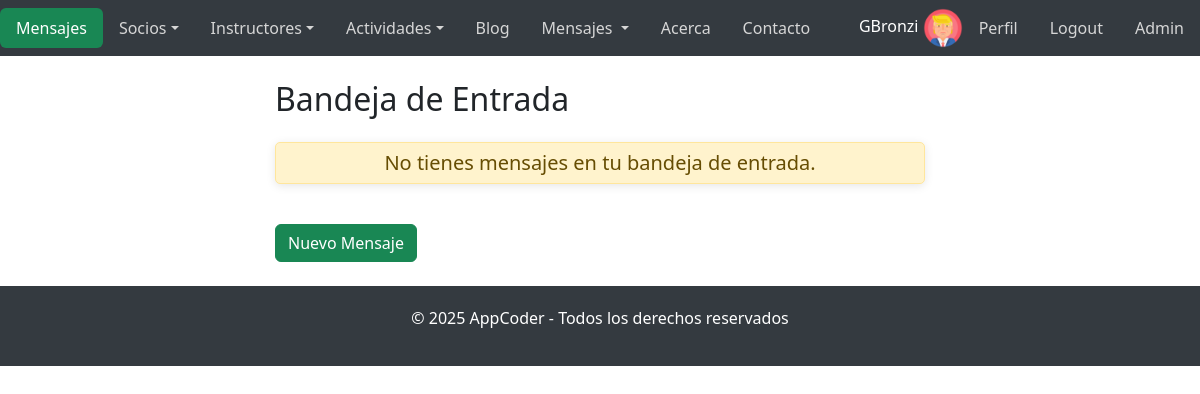
The app's page /messages/inbox/ (signed in), older data.
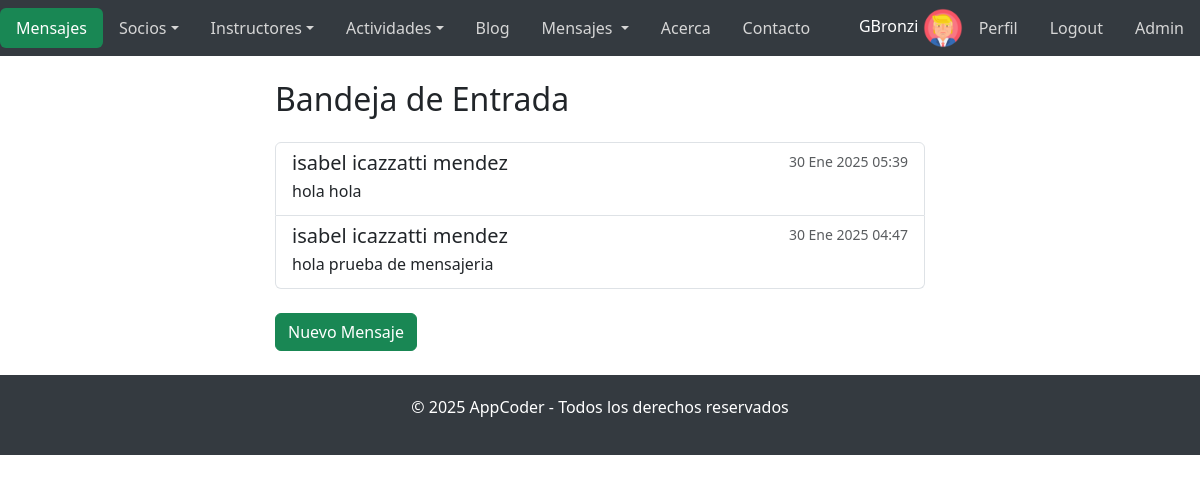
The same page, newer data.
### AppMessages/models.py (models this page shows, shortened)
class Message(models.Model):
    sender = models.ForeignKey(User, related_name='sent_messages', on_delete=models.CASCADE) # Remitente del mensaje (Usuario que envía)
    receiver = models.ForeignKey(User, related_name='received_messages', on_delete=models.CASCADE) # Destinatario del mensaje (Usuario que recibe)
    content = models.TextField() # Contenido del mensaje
    timestamp = models.DateTimeField(auto_now_add=True) # Fecha y hora de envío (se asigna automáticamente al crear el mensaje)
    is_read = models.BooleanField(default=False) # Estado de lectura del mensaje (False por defecto)
    class Meta:
        ordering = ['-timestamp']  # Ordenar los mensajes más recientes primero

### AppMessages/views.py (the view)
# urls.py: path('inbox/', InboxView, name='inbox'),
@login_required
def InboxView(request):
    received_messages = Message.objects.filter(receiver=request.user).order_by('-timestamp')  # Mensajes ordenados por fecha
    unread_count = Message.objects.filter(receiver=request.user, is_read=False).count()  # Contador de mensajes no leídos
    return render(request, 'AppMessages/inbox.html', {
        'received_messages': received_messages,
        'unread_count': unread_count
    })

### AppMessages/templates/AppMessages/inbox.html (shortened to what this page needs)
{% extends 'base.html' %}
{% load static %}
{% block cuerpo %}
    <div class="container my-4">
        <h2 class="mb-4">Bandeja de Entrada</h2>
        <div class="list-group">
            {% for message in received_messages %}
                <a href="{% url 'AppMessages:message_detail' message.id %}" class="list-group-item list-group-item-action">
                    <div class="d-flex w-100 justify-content-between">
                        <h5 class="mb-1">{{ message.sender.get_full_name }}</h5>
                        <small class="text-muted">{{ message.timestamp|date:"d M Y H:i" }}</small>
                    </div>
                    <p class="mb-1">{{ message.content|truncatewords:15 }}</p>
                </a>
            {% empty %}
                <p class="alert alert-warning">No tienes mensajes en tu bandeja de entrada.</p>
            {% endfor %}
        </div>
        <div class="mt-4">
            <a href="{% url 'AppMessages:send_message' %}" class="btn btn-success">Nuevo Mensaje</a>
        </div>
    </div>
{% endblock %}

Row changes from the older to the newer data that the page shows:
added Message: sender.get_full_name "isabel icazzatti mendez", timestamp "30 Ene 2025 05:39", content "hola hola"
added Message: sender.get_full_name "isabel icazzatti mendez", timestamp "30 Ene 2025 04:47", content "hola prueba de mensajeria"
Text that changed along with them:
text no longer shown: "No tienes mensajes en tu bandeja de entrada."
